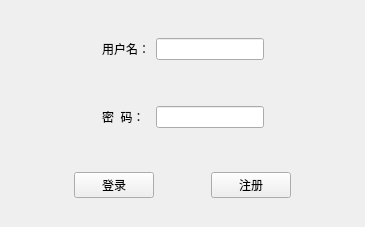
<?xml version="1.0" encoding="UTF-8"?>
<ui version="4.0">
 <class>MainWindow</class>
 <widget class="QMainWindow" name="MainWindow">
  <property name="geometry">
   <rect>
    <x>0</x>
    <y>0</y>
    <width>365</width>
    <height>227</height>
   </rect>
  </property>
  <property name="minimumSize">
   <size>
    <width>365</width>
    <height>227</height>
   </size>
  </property>
  <property name="maximumSize">
   <size>
    <width>365</width>
    <height>227</height>
   </size>
  </property>
  <property name="windowTitle">
   <string>登录窗口</string>
  </property>
  <property name="windowIcon">
   <iconset>
    <normaloff>C:/Users/Zhaojc/Pictures/Saved Pictures/71574661.jpg</normaloff>C:/Users/Zhaojc/Pictures/Saved Pictures/71574661.jpg</iconset>
  </property>
  <widget class="QWidget" name="centralWidget">
   <layout class="QVBoxLayout" name="verticalLayout">
    <item>
     <widget class="QWidget" name="widget" native="true">
      <property name="sizePolicy">
       <sizepolicy hsizetype="Preferred" vsizetype="Fixed">
        <horstretch>0</horstretch>
        <verstretch>0</verstretch>
       </sizepolicy>
      </property>
      <layout class="QHBoxLayout" name="horizontalLayout_2">
       <item>
        <spacer name="horizontalSpacer_4">
         <property name="orientation">
          <enum>Qt::Horizontal</enum>
         </property>
         <property name="sizeHint" stdset="0">
          <size>
           <width>30</width>
           <height>20</height>
          </size>
         </property>
        </spacer>
       </item>
       <item>
        <widget class="QWidget" name="widget_2" native="true">
         <layout class="QGridLayout" name="gridLayout">
          <item row="0" column="0">
           <widget class="QLabel" name="label">
            <property name="text">
             <string>用户名：</string>
            </property>
           </widget>
          </item>
          <item row="0" column="1">
           <widget class="QLineEdit" name="lineEdit"/>
          </item>
          <item row="2" column="1">
           <widget class="QLineEdit" name="lineEdit_2">
            <property name="echoMode">
             <enum>QLineEdit::Password</enum>
            </property>
           </widget>
          </item>
          <item row="2" column="0">
           <widget class="QLabel" name="label_2">
            <property name="text">
             <string>密  码：</string>
            </property>
           </widget>
          </item>
          <item row="1" column="0">
           <spacer name="verticalSpacer">
            <property name="orientation">
             <enum>Qt::Vertical</enum>
            </property>
            <property name="sizeHint" stdset="0">
             <size>
              <width>20</width>
              <height>40</height>
             </size>
            </property>
           </spacer>
          </item>
         </layout>
        </widget>
       </item>
       <item>
        <spacer name="horizontalSpacer_5">
         <property name="orientation">
          <enum>Qt::Horizontal</enum>
         </property>
         <property name="sizeHint" stdset="0">
          <size>
           <width>30</width>
           <height>20</height>
          </size>
         </property>
        </spacer>
       </item>
      </layout>
     </widget>
    </item>
    <item>
     <widget class="QWidget" name="widget_3" native="true">
      <property name="sizePolicy">
       <sizepolicy hsizetype="Preferred" vsizetype="Fixed">
        <horstretch>0</horstretch>
        <verstretch>0</verstretch>
       </sizepolicy>
      </property>
      <layout class="QHBoxLayout" name="horizontalLayout">
       <item>
        <spacer name="horizontalSpacer">
         <property name="orientation">
          <enum>Qt::Horizontal</enum>
         </property>
         <property name="sizeHint" stdset="0">
          <size>
           <width>40</width>
           <height>20</height>
          </size>
         </property>
        </spacer>
       </item>
       <item>
        <widget class="QPushButton" name="pushButton">
         <property name="text">
          <string>登录</string>
         </property>
        </widget>
       </item>
       <item>
        <spacer name="horizontalSpacer_3">
         <property name="orientation">
          <enum>Qt::Horizontal</enum>
         </property>
         <property name="sizeHint" stdset="0">
          <size>
           <width>40</width>
           <height>20</height>
          </size>
         </property>
        </spacer>
       </item>
       <item>
        <widget class="QPushButton" name="pushButton_2">
         <property name="text">
          <string>注册</string>
         </property>
        </widget>
       </item>
       <item>
        <spacer name="horizontalSpacer_2">
         <property name="orientation">
          <enum>Qt::Horizontal</enum>
         </property>
         <property name="sizeHint" stdset="0">
          <size>
           <width>40</width>
           <height>20</height>
          </size>
         </property>
        </spacer>
       </item>
      </layout>
     </widget>
    </item>
   </layout>
  </widget>
 </widget>
 <layoutdefault spacing="6" margin="11"/>
 <resources/>
 <connections/>
</ui>
